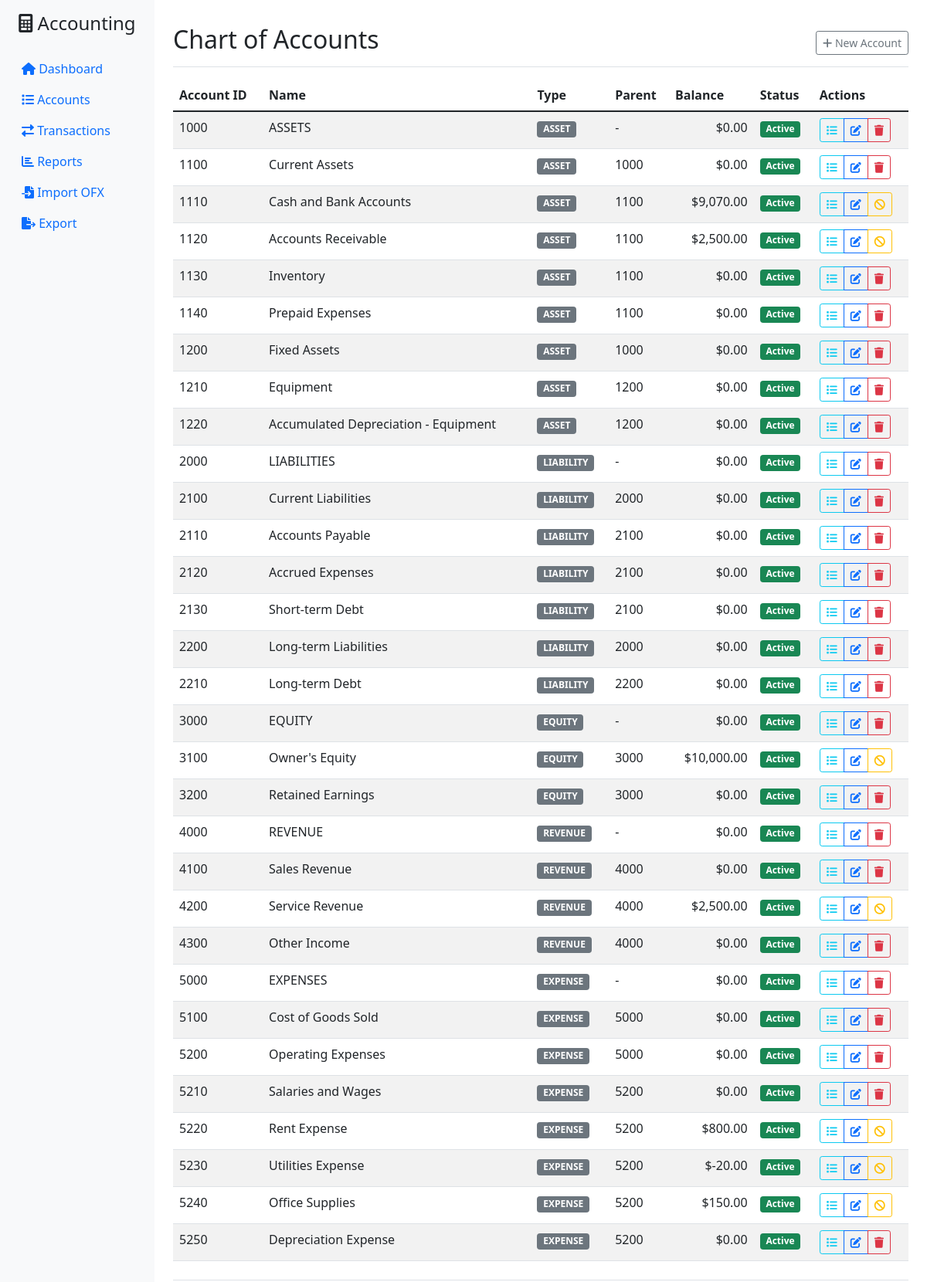
Screenshot of /accounts with the database file from the repository.
### tables this page shows
CREATE TABLE accounts (
                id TEXT PRIMARY KEY,
                name TEXT NOT NULL,
                account_type TEXT NOT NULL,
                parent_id TEXT,
                description TEXT,
                is_active BOOLEAN DEFAULT 1,
                created_date TIMESTAMP DEFAULT CURRENT_TIMESTAMP,
                FOREIGN KEY (parent_id) REFERENCES accounts (id)
            );

### accounting_web_ui.py (the view)
@app.route('/accounts')
def accounts():
    try:
        accounting = get_accounting_system()
        cursor = accounting.conn.cursor()
        cursor.execute('''
            SELECT id, name, account_type, parent_id, is_active
            FROM accounts
            ORDER BY id
        ''')
        accounts_list = cursor.fetchall()
        accounts_with_balances = []
        for account in accounts_list:
            balance = accounting.get_account_balance(account['id'])
            accounts_with_balances.append((
                account['id'],
                account['name'],
                account['account_type'],
                account['parent_id'],
                account['is_active'],
                balance
            ))
        return render_template('accounts.html', accounts=accounts_with_balances)
    except Exception as e:
        flash(f'Error loading accounts: {str(e)}', 'error')
        return render_template('accounts.html', accounts=[])

### accounting_system.py (called while the page is built)
    def create_account(self, account_id: str, name: str, account_type: AccountType,
                      parent_id: Optional[str] = None, description: str = "") -> bool:
        try:
            cursor = self.conn.cursor()
            cursor.execute('''
                INSERT OR IGNORE INTO accounts (id, name, account_type, parent_id, description)
                VALUES (?, ?, ?, ?, ?)
            ''', (account_id, name, account_type.value, parent_id, description))
            self.conn.commit()
            return cursor.rowcount > 0
        except sqlite3.Error as e:
            print(f"Error creating account: {e}")
            return False

    def close(self):
        self.conn.close()

### accounting_web_ui.py (called while the page is built)
def get_accounting_system():
    if 'accounting' not in g:
        g.accounting = AccountingSystem()
    return g.accounting

@app.teardown_appcontext
def close_accounting_system(error):
    accounting = g.pop('accounting', None)
    if accounting is not None:
        accounting.close()

@app.template_filter('currency')
def currency_filter(value):
    if value is None:
        return "$0.00"
    return f"${float(value):,.2f}"

### templates/accounts.html (shortened to what this page needs)
{% extends "base.html" %}
{% block content %}
<div class="d-flex justify-content-between flex-wrap flex-md-nowrap align-items-center pt-3 pb-2 mb-3 border-bottom">
    <h1 class="h2">Chart of Accounts</h1>
    <div class="btn-toolbar mb-2 mb-md-0">
        <a href="/accounts/new" class="btn btn-sm btn-outline-secondary">
            <i class="fas fa-plus"></i> New Account
        </a>
    </div>
</div>
<div class="table-responsive">
    <table class="table table-striped">
        <thead>
            <tr>
                <th>Account ID</th>
                <th>Name</th>
                <th>Type</th>
                <th>Parent</th>
                <th>Balance</th>
                <th>Status</th>
                <th>Actions</th>
            </tr>
        </thead>
        <tbody>
            {% for account in accounts %}
            <tr>
                <td>{{ account[0] }}</td>
                <td>{{ account[1] }}</td>
                <td><span class="badge bg-secondary">{{ account[2] }}</span></td>
                <td>{{ account[3] or '-' }}</td>
                <td class="text-end">{{ account[5] | currency }}</td>
                <td>
                    {% if account[4] %}
                        <span class="badge bg-success">Active</span>
                    {% else %}
                        <span class="badge bg-danger">Inactive</span>
                    {% endif %}
                </td>
                <td>
                    <div class="btn-group btn-group-sm">
                        <a href="/accounts/{{ account[0] }}/transactions" class="btn btn-outline-info" title="View Transactions">
                            <i class="fas fa-list"></i>
                        </a>
                        <a href="/accounts/{{ account[0] }}/edit" class="btn btn-outline-primary" title="Edit">
                            <i class="fas fa-edit"></i>
                        </a>
                        {% if account[5] == 0 %}
                            <button class="btn btn-outline-danger" onclick="deleteAccount('{{ account[0] }}')" title="Delete">
                                <i class="fas fa-trash"></i>
                            </button>
                        {% else %}
                            <button class="btn btn-outline-warning" onclick="toggleAccount('{{ account[0] }}')" title="Toggle Status">
                                <i class="fas fa-ban"></i>
                            </button>
                        {% endif %}
                    </div>
                </td>
            </tr>
            {% endfor %}
        </tbody>
    </table>
</div>
{% endblock %}

### templates/base.html (shortened to what this page needs)
<!DOCTYPE html>
<html lang="en">
<head>
    <link href="https://cdn.jsdelivr.net/npm/bootstrap@5.1.3/dist/css/bootstrap.min.css" rel="stylesheet">
    <link href="https://cdnjs.cloudflare.com/ajax/libs/font-awesome/6.0.0/css/all.min.css" rel="stylesheet">
</head>
<body>
    <div class="container-fluid">
        <div class="row">
            <nav class="col-md-3 col-lg-2 d-md-block bg-light sidebar">
                <div class="position-sticky pt-3">
                    <h4 class="text-center mb-4">
                        <i class="fas fa-calculator"></i> Accounting
                    </h4>
                    <ul class="nav flex-column">
                        <li class="nav-item">
                            <a class="nav-link" href="/">
                                <i class="fas fa-home"></i> Dashboard
                            </a>
                        </li>
                        <li class="nav-item">
                            <a class="nav-link" href="/accounts">
                                <i class="fas fa-list"></i> Accounts
                            </a>
                        </li>
                        <li class="nav-item">
                            <a class="nav-link" href="/transactions">
                                <i class="fas fa-exchange-alt"></i> Transactions
                            </a>
                        </li>
                        <li class="nav-item">
                            <a class="nav-link" href="/reports">
                                <i class="fas fa-chart-bar"></i> Reports
                            </a>
                        </li>
                        <li class="nav-item">
                            <a class="nav-link" href="/import">
                                <i class="fas fa-file-import"></i> Import OFX
                            </a>
                        </li>
                        <li class="nav-item">
                            <a class="nav-link" href="/export">
                                <i class="fas fa-file-export"></i> Export
                            </a>
                        </li>
                    </ul>
                </div>
            </nav>
            <main class="col-md-9 ms-sm-auto col-lg-10 px-md-4">
                <div class="pt-3 pb-2 mb-3 border-bottom">
                    {% block content %}{% endblock %}
                </div>
            </main>
        </div>
    </div>
</body>
</html>

### rows the page displays
accounts: id "1000", name "ASSETS", account_type "ASSET", account "-", account "$0.00", is_active "Active"
accounts: id "1100", name "Current Assets", account_type "ASSET", parent "1000", account "$0.00", is_active "Active"
accounts: id "1110", name "Cash and Bank Accounts", account_type "ASSET", parent "1100", account "$9,070.00", is_active "Active"
accounts: id "1120", name "Accounts Receivable", account_type "ASSET", parent "1100", account "$2,500.00", is_active "Active"
accounts: id "1130", name "Inventory", account_type "ASSET", parent "1100", account "$0.00", is_active "Active"
accounts: id "1140", name "Prepaid Expenses", account_type "ASSET", parent "1100", account "$0.00", is_active "Active"
accounts: id "1200", name "Fixed Assets", account_type "ASSET", parent "1000", account "$0.00", is_active "Active"
accounts: id "1210", name "Equipment", account_type "ASSET", parent "1200", account "$0.00", is_active "Active"
accounts: id "1220", name "Accumulated Depreciation - Equipment", account_type "ASSET", parent "1200", account "$0.00", is_active "Active"
accounts: id "2000", name "LIABILITIES", account_type "LIABILITY", account "-", account "$0.00", is_active "Active"
accounts: id "2100", name "Current Liabilities", account_type "LIABILITY", parent "2000", account "$0.00", is_active "Active"
accounts: id "2110", name "Accounts Payable", account_type "LIABILITY", parent "2100", account "$0.00", is_active "Active"
accounts: id "2120", name "Accrued Expenses", account_type "LIABILITY", parent "2100", account "$0.00", is_active "Active"
accounts: id "2130", name "Short-term Debt", account_type "LIABILITY", parent "2100", account "$0.00", is_active "Active"
accounts: id "2200", name "Long-term Liabilities", account_type "LIABILITY", parent "2000", account "$0.00", is_active "Active"
accounts: id "2210", name "Long-term Debt", account_type "LIABILITY", parent "2200", account "$0.00", is_active "Active"
accounts: id "3000", name "EQUITY", account_type "EQUITY", account "-", account "$0.00", is_active "Active"
accounts: id "3100", name "Owner's Equity", account_type "EQUITY", parent "3000", account "$10,000.00", is_active "Active"
accounts: id "3200", name "Retained Earnings", account_type "EQUITY", parent "3000", account "$0.00", is_active "Active"
accounts: id "4000", name "REVENUE", account_type "REVENUE", account "-", account "$0.00", is_active "Active"
accounts: id "4100", name "Sales Revenue", account_type "REVENUE", parent "4000", account "$0.00", is_active "Active"
accounts: id "4200", name "Service Revenue", account_type "REVENUE", parent "4000", account "$2,500.00", is_active "Active"
accounts: id "4300", name "Other Income", account_type "REVENUE", parent "4000", account "$0.00", is_active "Active"
accounts: id "5000", name "EXPENSES", account_type "EXPENSE", account "-", account "$0.00", is_active "Active"
accounts: id "5100", name "Cost of Goods Sold", account_type "EXPENSE", parent "5000", account "$0.00", is_active "Active"
accounts: id "5200", name "Operating Expenses", account_type "EXPENSE", parent "5000", account "$0.00", is_active "Active"
accounts: id "5210", name "Salaries and Wages", account_type "EXPENSE", parent "5200", account "$0.00", is_active "Active"
accounts: id "5220", name "Rent Expense", account_type "EXPENSE", parent "5200", account "$800.00", is_active "Active"
accounts: id "5230", name "Utilities Expense", account_type "EXPENSE", parent "5200", account "$-20.00", is_active "Active"
accounts: id "5240", name "Office Supplies", account_type "EXPENSE", parent "5200", account "$150.00", is_active "Active"
accounts: id "5250", name "Depreciation Expense", account_type "EXPENSE", parent "5200", account "$0.00", is_active "Active"
